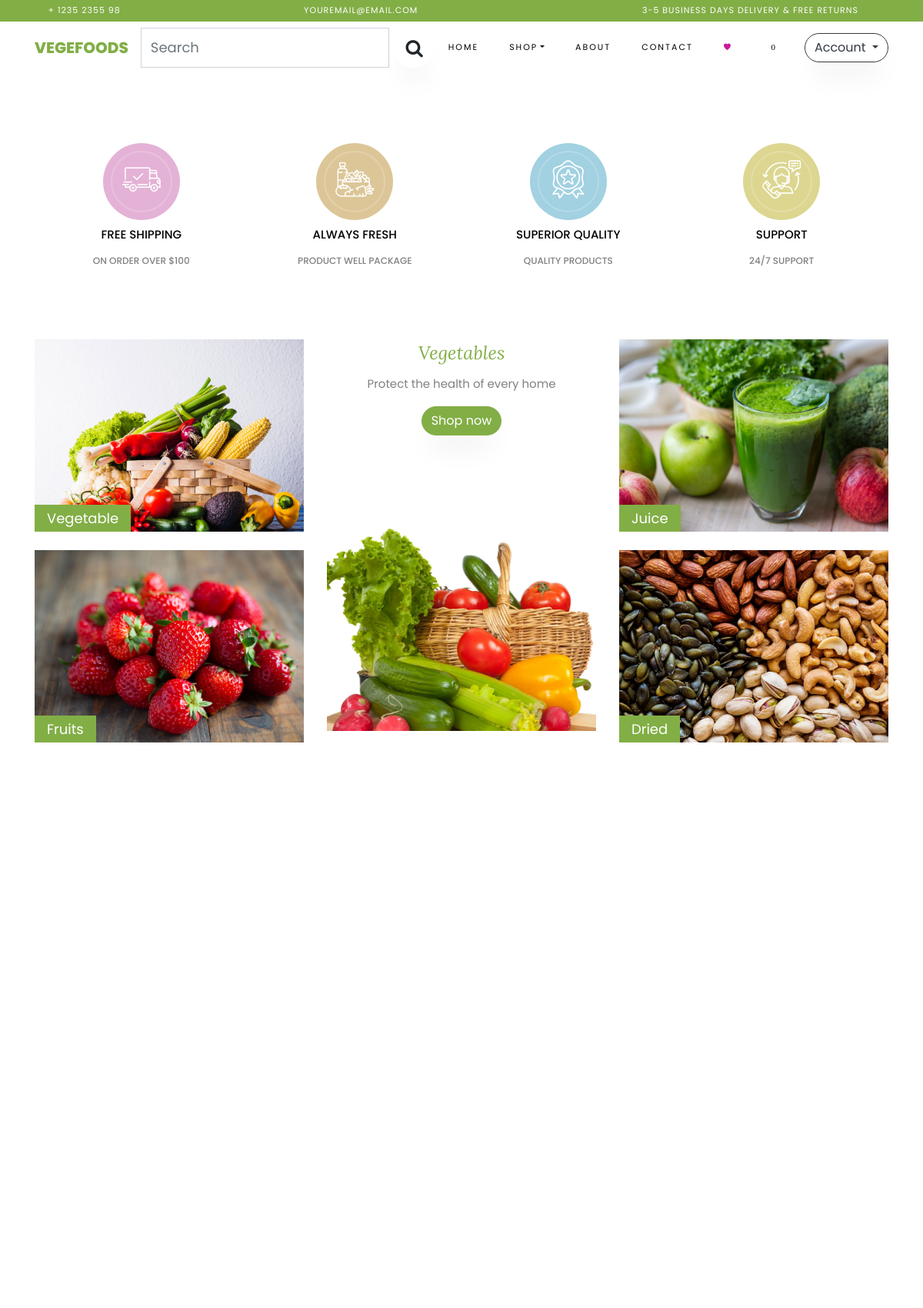
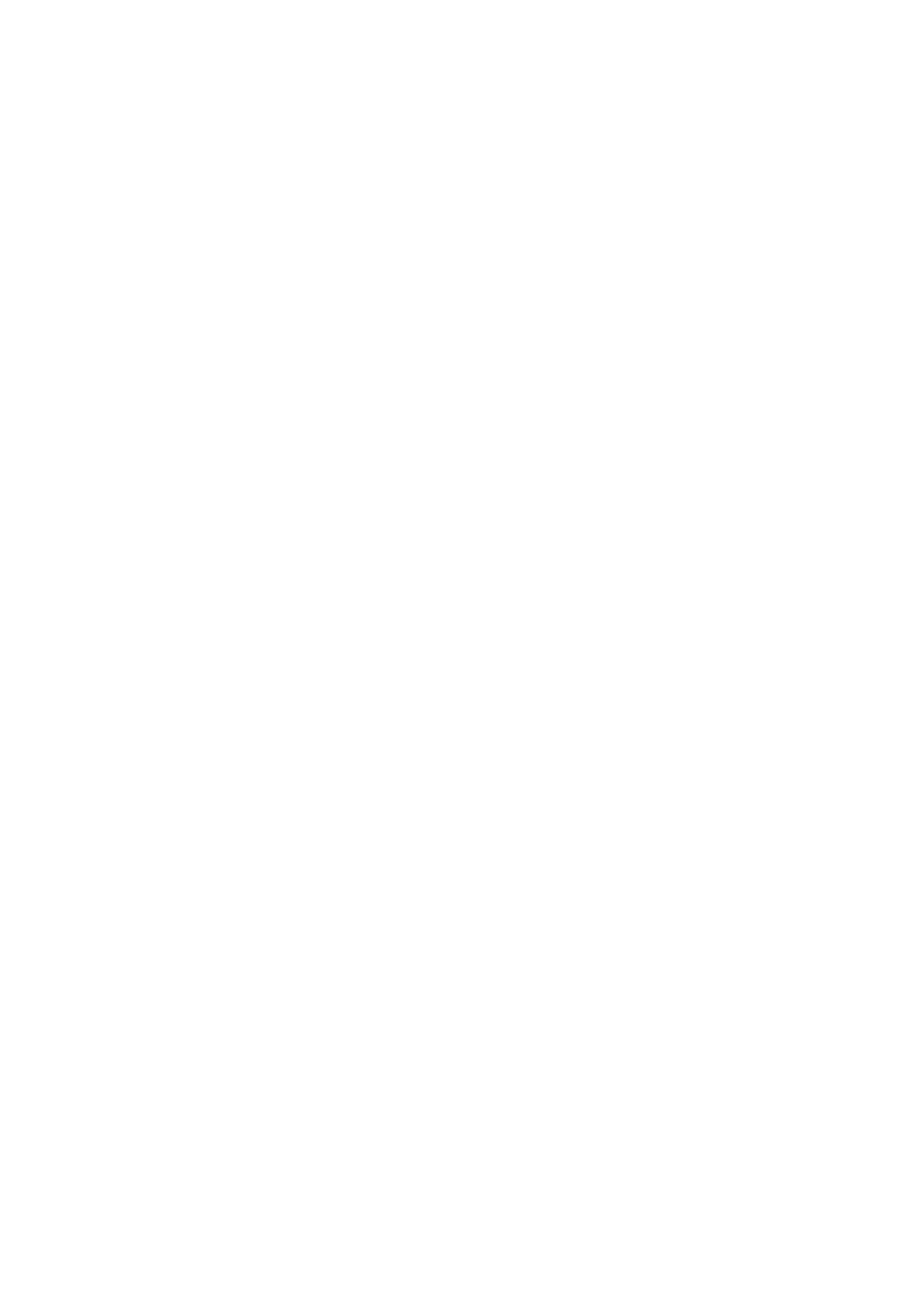
The page / (upper part) on the database its author committed (2 pictures, top to bottom).
### core/models.py (models this page shows, shortened)
class Category(models.Model):
    custom_ID = ShortUUIDField(unique=True,length=10,max_length=20,prefix="cat",alphabet="abcedfgh12345")
    title= models.CharField(max_length=100,default="category here")
    image = models.ImageField(upload_to="category",default="category.jpg")
    class Meta:
        verbose_name_plural = "Categories"

### core/views.py (the view)
def index(request):    # request paramter is used while form or rendering the html
    products = Product.objects.filter(featured=True).order_by("-id")[:8]
    categories = Category.objects.all()[:2]
    categoriesright=Category.objects.all()[2:]
    context={
        "products":products,
        "categories":categories,
        "categoriesright":categoriesright
    }
    return render(request,'core/index.html',context)

### core/context_processors.py (called while the page is built)
def default(request):
    categories = Category.objects.all()
    vendors = Vendor.objects.all()
    product = Product.objects.all()
    return {
        "categories": categories,
        "vendors": vendors,
        "product":product,
    }

### core/models.py (called while the page is built)
    def get_discount(self):
        new_price = ((self.old_price - self.price) / self.old_price) * 100
        new_price = "{:.0f}".format(new_price)
        return new_price

### templates/core/index.html (shortened to what this page needs)
{%extends 'partials/base.html' %}
{% load static %}
{% block content%}
 <section class="ftco-section">
			<div class="container">
				<div class="row no-gutters ftco-services">
          <div class="col-md-3 text-center d-flex align-self-stretch ftco-animate">
            <div class="media block-6 services mb-md-0 mb-4">
              <div class="icon bg-color-1 active d-flex justify-content-center align-items-center mb-2">
            		<span class="flaticon-shipped"></span>
              </div>
              <div class="media-body">
                <h3 class="heading">Free Shipping</h3>
                <span>On order over $100</span>
              </div>
            </div>
          </div>
          <div class="col-md-3 text-center d-flex align-self-stretch ftco-animate">
            <div class="media block-6 services mb-md-0 mb-4">
              <div class="icon bg-color-2 d-flex justify-content-center align-items-center mb-2">
            		<span class="flaticon-diet"></span>
              </div>
              <div class="media-body">
                <h3 class="heading">Always Fresh</h3>
                <span>Product well package</span>
              </div>
            </div>
          </div>
          <div class="col-md-3 text-center d-flex align-self-stretch ftco-animate">
            <div class="media block-6 services mb-md-0 mb-4">
              <div class="icon bg-color-3 d-flex justify-content-center align-items-center mb-2">
            		<span class="flaticon-award"></span>
              </div>
              <div class="media-body">
                <h3 class="heading">Superior Quality</h3>
                <span>Quality Products</span>
              </div>
            </div>
          </div>
          <div class="col-md-3 text-center d-flex align-self-stretch ftco-animate">
            <div class="media block-6 services mb-md-0 mb-4">
              <div class="icon bg-color-4 d-flex justify-content-center align-items-center mb-2">
            		<span class="flaticon-customer-service"></span>
              </div>
              <div class="media-body">
                <h3 class="heading">Support</h3>
                <span>24/7 Support</span>
              </div>
            </div>
          </div>
        </div>
			</div>
		</section>
		<section class="ftco-section ftco-category ftco-no-pt">
			<div class="container">
				<div class="row">
					<div class="col-md-8">
						<div class="row">
							<div class="col-md-6 order-md-last align-items-stretch d-flex">
								<div class="category-wrap-2 ftco-animate img align-self-stretch d-flex" style="background-image: url('/static/assets/images/category.jpg');">
									<div class="text text-center">
										<h2>Vegetables</h2>
										<p>Protect the health of every home</p>
										<p><a href="{% url 'core:category_list' %}" class="btn btn-primary">Shop now</a></p>
									</div>
								</div>
							</div>
							<div class="col-md-6">
                {% for c in categories %}
								<div class="category-wrap ftco-animate img mb-4 d-flex align-items-end" style="background-image: url('{{ c.image.url }}');">
									<div class="text px-3 py-1">
										<h2 class="mb-0"><a href="{% url 'core:category_product_list' c.custom_ID%}">{{c.title}}</a></h2>
									</div>
								</div>
								{% endfor %}
							</div>
						</div>
					</div>
					<div class="col-md-4">
            {% for c in categoriesright %}
						<div class="category-wrap ftco-animate img mb-4 d-flex align-items-end" style="background-image: url('{{ c.image.url }}');">
              <div class="text px-3 py-1">
                <h2 class="mb-0"><a href="{% url 'core:category_product_list' c.custom_ID%}">{{c.title}}</a></h2>
              </div>
            </div>
						{% endfor %}
					</div>
				</div>
			</div>
		</section>
    <section class="ftco-section">
    	<div class="container">
				<div class="row justify-content-center mb-3 pb-3">
        </div>
    	</div>
    	<div class="container">
    		<div class="row">
    		</div>
    	</div>
    </section>
		<section class="ftco-section img" style="background-image: url('/static/assets/images/bg_3.jpg');">
    	<div class="container">
				<div class="row justify-content-end">
        </div>
    	</div>
    </section>
    <section class="ftco-section testimony-section">
      <div class="container">
        <div class="row justify-content-center mb-5 pb-3">
        </div>
      </div>
    </section>
{% endblock content%}

### static/assets/custom_css/dashboard.css (style rules this page uses)
body { display: flex; font-family: Arial, sans-serif; height: 100vh; margin: 0; align-items: stretch; }
.active { background-color: #459858; color: white; }

### rows shown on the page
Category: image (picture), title "Vegetable"
Category: image (picture), title "Fruits"
Category: image (picture), title "Juice"
Category: image (picture), title "Dried"

### other values the page prints
{{ request.session.cart_data_obj|length }} "0"
